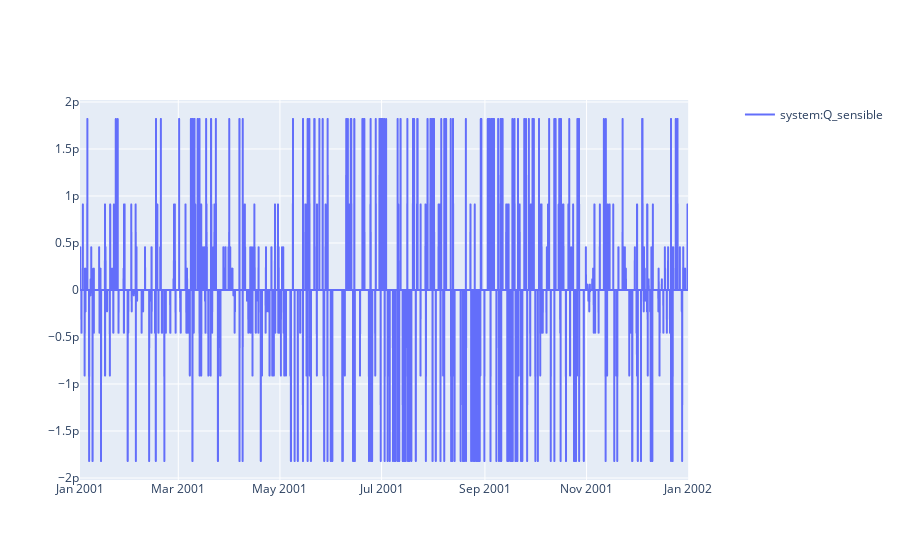

Notebook code for this chart:
### Code cell
variables = [pro.component("system").variable("Q_sensible")
             ] 
sim.plot(pro.dates(),variables)

### Figure 1 — Plotly figure (JSON) as saved in the notebook; plotly's stock layout.template omitted (floating-point values rounded to 4 significant figures; data arrays with more than 128 entries replaced by an {"elided": "..."} marker saying what was removed)
{"data": [{"hovertemplate": "date=%{x}<br>system:Q_sensible=%{y}<extra></extra>", "legendgroup": "", "line": {"dash": "solid"}, "marker": {"symbol": "circle"}, "mode": "lines", "name": "system:Q_sensible", "showlegend": true, "type": "scattergl", "x": {"elided": "8760 str values"}, "xaxis": "x", "y": {"elided": "8760 float values"}, "yaxis": "y"}], "layout": {"xaxis": {"anchor": "y", "domain": [0, 0.94]}, "yaxis": {"anchor": "x", "domain": [0, 1]}, "yaxis2": {"anchor": "x", "overlaying": "y", "side": "right"}}}
